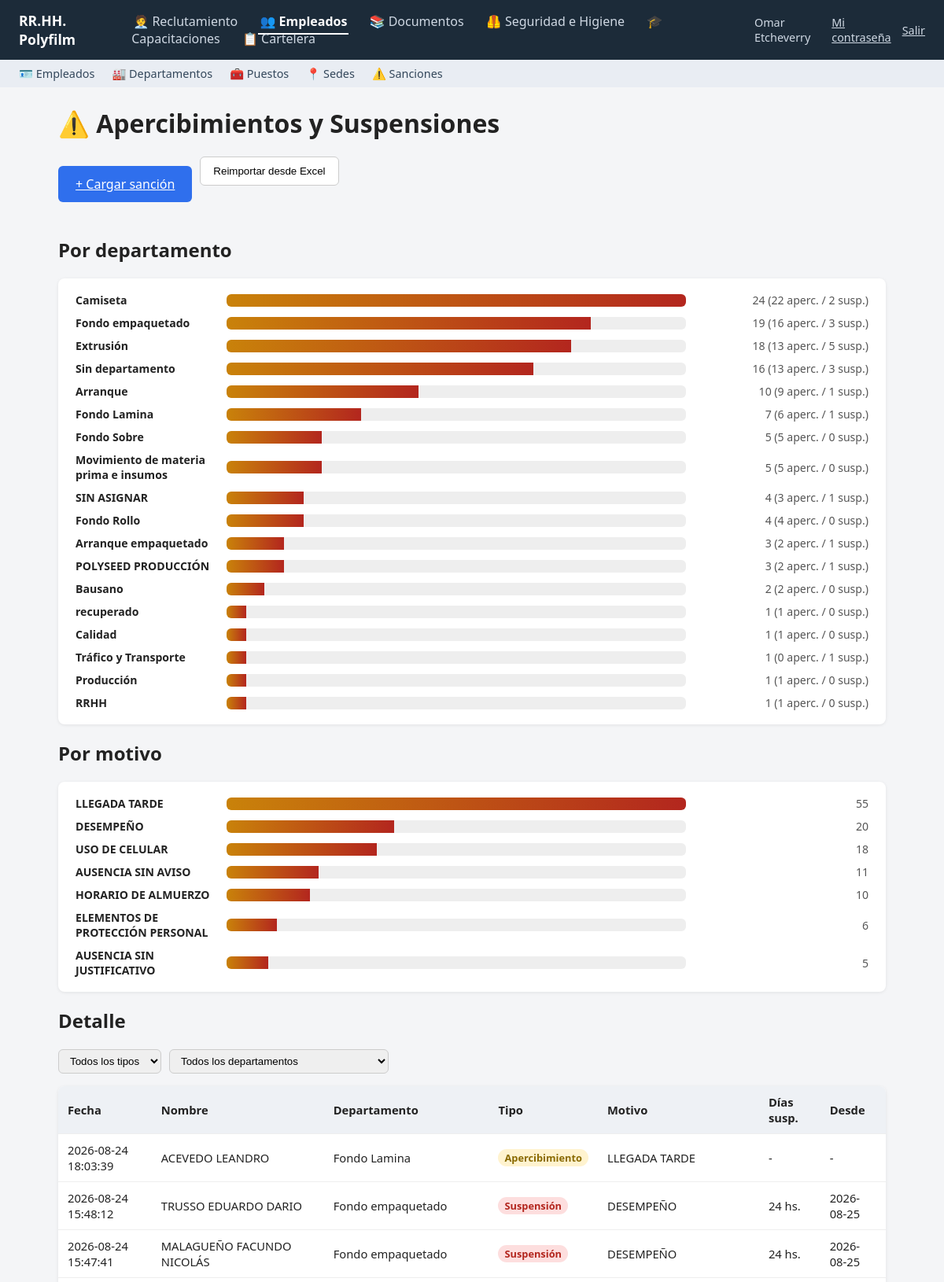
/empleados/sanciones (signed in, upper part), run on the app's committed database.
### tables this page shows
CREATE TABLE usuarios (
            id INTEGER PRIMARY KEY AUTOINCREMENT,
            nombre TEXT NOT NULL,
            usuario TEXT UNIQUE NOT NULL,
            password_hash TEXT NOT NULL,
            salt TEXT NOT NULL,
            es_admin INTEGER NOT NULL DEFAULT 0,
            activo INTEGER NOT NULL DEFAULT 1,
            fecha_creacion TEXT NOT NULL DEFAULT (datetime('now', 'localtime'))
        , email TEXT, debe_cambiar_password INTEGER NOT NULL DEFAULT 0);

CREATE TABLE departamentos (
            id INTEGER PRIMARY KEY AUTOINCREMENT,
            nombre TEXT UNIQUE NOT NULL,
            activo INTEGER NOT NULL DEFAULT 1
        );

CREATE TABLE sanciones (
            id INTEGER PRIMARY KEY AUTOINCREMENT,
            empleado_id INTEGER REFERENCES empleados(id),
            nombre_original TEXT NOT NULL,
            tipo TEXT NOT NULL,
            motivo TEXT,
            dias_suspension TEXT,
            fecha_desde TEXT,
            fecha_registro TEXT NOT NULL,
            fecha_carga TEXT NOT NULL DEFAULT (datetime('now', 'localtime')), tipo_id INTEGER REFERENCES tipos_sancion(id), motivo_id INTEGER REFERENCES motivos_sancion(id),
            UNIQUE(fecha_registro, nombre_original)
        );

### app.py (the view)
@app.route("/empleados/sanciones")
@requiere_item("item_sanciones")
def sanciones():
    conn = get_db()
    tipo = request.args.get("tipo", "").strip()
    departamento_id = request.args.get("departamento_id", type=int)
    dashboard = conn.execute(
        """SELECT d.nombre AS departamento, COALESCE(d.nombre, 'Sin departamento') AS departamento_nombre,
                  SUM(CASE WHEN s.tipo = 'Apercibimiento' THEN 1 ELSE 0 END) AS apercibimientos,
                  SUM(CASE WHEN s.tipo = 'Suspensión' THEN 1 ELSE 0 END) AS suspensiones,
                  COUNT(*) AS total
           FROM sanciones s
           LEFT JOIN empleados e ON e.id = s.empleado_id
           LEFT JOIN departamentos d ON d.id = e.departamento_id
           GROUP BY d.id
           ORDER BY total DESC"""
    ).fetchall()
    max_total = max((f["total"] for f in dashboard), default=1)
    dashboard_motivo = conn.execute(
        """SELECT COALESCE(motivo, 'Sin motivo') AS motivo, COUNT(*) AS total
           FROM sanciones
           GROUP BY motivo
           ORDER BY total DESC"""
    ).fetchall()
    max_total_motivo = max((f["total"] for f in dashboard_motivo), default=1)
    query = """
        SELECT s.*, e.id AS empleado_id_real, e.nombre AS empleado_nombre, d.nombre AS departamento_nombre
        FROM sanciones s
        LEFT JOIN empleados e ON e.id = s.empleado_id
        LEFT JOIN departamentos d ON d.id = e.departamento_id
        WHERE 1=1
    """
    params = []
    if tipo:
        query += " AND s.tipo = ?"
        params.append(tipo)
    if departamento_id:
        query += " AND e.departamento_id = ?"
        params.append(departamento_id)
    query += " ORDER BY s.fecha_registro DESC"
    lista = conn.execute(query, params).fetchall()
    departamentos_lista = conn.execute("SELECT * FROM departamentos ORDER BY nombre").fetchall()
    tipos = conn.execute("SELECT * FROM tipos_sancion ORDER BY nombre").fetchall()
    motivos = conn.execute("SELECT * FROM motivos_sancion ORDER BY nombre").fetchall()
    conn.close()
    return render_template(
        "sanciones.html", dashboard=dashboard, max_total=max_total,
        dashboard_motivo=dashboard_motivo, max_total_motivo=max_total_motivo,
        sanciones=lista, departamentos=departamentos_lista, tipo=tipo, departamento_id=departamento_id,
        tipos=tipos, motivos=motivos,
    )

### app.py (called while the page is built)
def _modulos_visibles(usuario):
    visibles = []
    for m in MODULOS:
        if m.get("solo_admin") and not (usuario and usuario["es_admin"]):
            continue
        if usuario and usuario["es_admin"]:
            opciones = m["opciones"]
        else:
            opciones = [op for op in m["opciones"] if tiene_permiso(usuario, op["cod"])]
        if m["opciones"] and not opciones:
            continue  # módulo con ítems pero ninguno habilitado para este usuario: no se muestra
        m2 = dict(m)
        m2["opciones"] = opciones
        visibles.append(m2)
    return visibles

@app.context_processor
def inject_nav():
    path = request.path
    modulo_actual = None
    for cod, prefijos in RUTAS_POR_MODULO.items():
        if any(path == p or path.startswith(p + "/") for p in prefijos):
            modulo_actual = cod
            break
    usuario = usuario_actual()
    return dict(modulos=_modulos_visibles(usuario), modulo_actual=modulo_actual, usuario=usuario)

@app.before_request
def exigir_login():
    if request.endpoint in ENDPOINTS_PUBLICOS or request.endpoint is None:
        return
    u = usuario_actual()
    if not u:
        return redirect(url_for("login", next=request.path))
    if u["debe_cambiar_password"] and request.endpoint not in ("cambiar_password", "logout"):
        flash("Tenés que elegir una contraseña propia antes de seguir.", "info")
        return redirect(url_for("cambiar_password"))

### auth.py (called while the page is built)
def usuario_actual():
    if "usuario" in g:
        return g.usuario
    uid = session.get("usuario_id")
    g.usuario = None
    if uid:
        conn = get_db()
        u = conn.execute("SELECT * FROM usuarios WHERE id = ? AND activo = 1", (uid,)).fetchone()
        conn.close()
        g.usuario = u
    return g.usuario

def permisos_usuario(usuario_id: int) -> set:
    conn = get_db()
    rows = conn.execute(
        "SELECT permiso_cod FROM usuario_permisos WHERE usuario_id = ?", (usuario_id,)
    ).fetchall()
    conn.close()
    return {r["permiso_cod"] for r in rows}

def tiene_permiso(usuario, cod: str) -> bool:
    if usuario is None:
        return False
    if usuario["es_admin"]:
        return True
    return cod in permisos_usuario(usuario["id"])

### db.py (called while the page is built)
def get_db():
    conn = sqlite3.connect(DB_PATH, timeout=30)
    conn.row_factory = sqlite3.Row
    conn.execute("PRAGMA foreign_keys = ON")
    return conn

### templates/sanciones.html (shortened to what this page needs)
{% extends "base.html" %}
{% block contenido %}
<h1>⚠️ Apercibimientos y Suspensiones</h1>
<div class="acciones-empleados">
  <a class="btn-principal" href="{{ url_for('sanciones_nueva') }}">+ Cargar sanción</a>
  <form method="post" action="{{ url_for('sanciones_importar') }}">
    <button type="submit">Reimportar desde Excel</button>
  </form>
</div>
<h2>Por departamento</h2>
<div class="dashboard-sanciones">
  {% for f in dashboard %}
  <div class="fila-dashboard">
    <span class="label-depto">{{ f.departamento_nombre }}</span>
    <div class="barra-fondo">
      <div class="barra-relleno" style="width: {{ (f.total / max_total * 100) | round(1) }}%;"></div>
    </div>
    <span class="total-depto">{{ f.total }} ({{ f.apercibimientos }} aperc. / {{ f.suspensiones }} susp.)</span>
  </div>
  {% else %}
  <p>No hay sanciones cargadas todavía.</p>
  {% endfor %}
</div>
<h2>Por motivo</h2>
<div class="dashboard-sanciones">
  {% for f in dashboard_motivo %}
  <div class="fila-dashboard">
    <span class="label-depto">{{ f.motivo }}</span>
    <div class="barra-fondo">
      <div class="barra-relleno" style="width: {{ (f.total / max_total_motivo * 100) | round(1) }}%;"></div>
    </div>
    <span class="total-depto">{{ f.total }}</span>
  </div>
  {% else %}
  <p>No hay sanciones cargadas todavía.</p>
  {% endfor %}
</div>
<h2>Detalle</h2>
<form method="get" class="filtros">
  <select name="tipo" onchange="this.form.submit()">
    <option value="">Todos los tipos</option>
  </select>
  <select name="departamento_id" onchange="this.form.submit()">
    <option value="">Todos los departamentos</option>
  </select>
</form>
<table>
  <thead>
    <tr><th>Fecha</th><th>Nombre</th><th>Departamento</th><th>Tipo</th><th>Motivo</th><th>Días susp.</th><th>Desde</th></tr>
  </thead>
  <tbody>
    {% for s in sanciones %}
    <tr {% if s.empleado_id_real %}onclick="window.location='{{ url_for('empleado_detalle', eid=s.empleado_id_real) }}'" class="fila-click"{% endif %}>
      <td>{{ s.fecha_registro }}</td>
      <td>{{ s.nombre_original }}{% if not s.empleado_id_real %} <span class="nota">(sin match)</span>{% endif %}</td>
      <td>{{ s.departamento_nombre or '-' }}</td>
      <td><span class="badge {{ 'estado-desechado' if s.tipo == 'Suspensión' else 'estado-preocupacional' }}">{{ s.tipo }}</span></td>
      <td>{{ s.motivo or '-' }}</td>
      <td>{{ s.dias_suspension or '-' }}</td>
      <td>{{ s.fecha_desde or '-' }}</td>
    </tr>
    {% else %}
    <tr><td colspan="7">No hay registros que coincidan.</td></tr>
    {% endfor %}
  </tbody>
</table>
{% endblock %}

### templates/base.html (shortened to what this page needs)
<!doctype html>
<html lang="es">
<head>
<link rel="stylesheet" href="{{ url_for('static', filename='style.css') }}">
</head>
<body>
<header>
  <a href="{{ url_for('index') }}" class="logo">RR.HH. Polyfilm</a>
  <nav>
    {% for m in modulos %}
    <a href="{{ m.href }}" class="{{ 'activo' if modulo_actual == m.cod else '' }}">{{ m.icono }} {{ m.nombre }}</a>
    {% endfor %}
  </nav>
  {% if usuario %}
  <div class="header-usuario">
    <span>{{ usuario.nombre }}</span>
    <a href="{{ url_for('cambiar_password') }}">Mi contraseña</a>
    <a href="{{ url_for('logout') }}">Salir</a>
  </div>
  {% endif %}
</header>
{% if modulo_actual %}
{% set modulo = modulos | selectattr('cod', 'equalto', modulo_actual) | first %}
{% if modulo.opciones %}
<div class="submenu">
  {% for op in modulo.opciones %}
  <a href="{{ op.href }}">{{ op.icono }} {{ op.label }}</a>
  {% endfor %}
</div>
{% endif %}
{% endif %}
<main>
  {% block contenido %}{% endblock %}
</main>
</body>
</html>

### static/style.css (style rules this page uses)
* { box-sizing: border-box; }
body { font-family: "Segoe UI", Arial, sans-serif; margin: 0; background: #f4f5f7; color: #222; }
header { background: #1c2b39; color: #fff; padding: 14px 24px; display: flex; align-items: center; gap: 32px; }
header .logo { color: #fff; font-weight: 700; font-size: 1.1rem; text-decoration: none; }
header nav a { color: #cfd8e3; text-decoration: none; margin-right: 20px; padding: 4px 2px; border-bottom: 2px solid transparent; }
header nav a.activo { color: #fff; border-bottom-color: #fff; font-weight: 600; }
.submenu { background: #e9edf3; padding: 8px 24px; display: flex; gap: 22px; }
.submenu a { color: #33475b; text-decoration: none; font-size: 0.9rem; }
main { padding: 24px; max-width: 1100px; margin: 0 auto; }
h1 { margin-top: 0; }
.btn-principal { background: #2f6fed; color: #fff; border: none; padding: 12px 22px; border-radius: 6px; font-size: 1rem; cursor: pointer; margin: 12px 0 24px; }
table { width: 100%; border-collapse: collapse; background: #fff; border-radius: 8px; overflow: hidden; box-shadow: 0 1px 4px rgba(0,0,0,0.08); }
th, td { text-align: left; padding: 10px 12px; border-bottom: 1px solid #eee; font-size: 0.92rem; }
th { background: #eef1f5; }
.fila-click { cursor: pointer; }
.badge { background: #e5ecff; color: #2f4fed; padding: 2px 8px; border-radius: 12px; font-size: 0.8rem; font-weight: 600; display: inline-block; }
.estado-preocupacional { background: #fff3cf; color: #8a6a00; }
.estado-desechado { background: #fddede; color: #b3261e; }
.filtros { margin-bottom: 16px; display: flex; gap: 10px; }
.filtros select { padding: 6px 10px; border-radius: 6px; border: 1px solid #ccc; }
.header-usuario { margin-left: auto; color: #cfd8e3; display: flex; align-items: center; gap: 14px; font-size: 0.9rem; }
.header-usuario a { color: #cfd8e3; }
.acciones-empleados { display: flex; gap: 10px; margin-bottom: 16px; }
.acciones-empleados button { padding: 10px 16px; border-radius: 6px; border: 1px solid #ccc; background: #fff; cursor: pointer; }
.dashboard-sanciones { background: #fff; padding: 18px 22px; border-radius: 8px; box-shadow: 0 1px 4px rgba(0,0,0,0.08); margin-bottom: 20px; display: flex; flex-direction: column; gap: 10px; }
.fila-dashboard { display: grid; grid-template-columns: 180px 1fr 220px; align-items: center; gap: 12px; font-size: 0.88rem; }
.label-depto { font-weight: 600; }
.barra-fondo { background: #eee; border-radius: 6px; height: 16px; overflow: hidden; }
.barra-relleno { background: linear-gradient(90deg, #c9820a, #b3261e); height: 100%; }
.total-depto { color: #555; text-align: right; }

### data on the page
usuarios: nombre "Omar Etcheverry"
departamentos: departamento_nombre "Camiseta", {{ (f.total / max_total * 100) | round(1) }} 100.0 (drawn), total "24", apercibimientos "22", suspensiones "2"
departamentos: departamento_nombre "Fondo empaquetado", {{ (f.total / max_total * 100) | round(1) }} 79.2 (drawn), total "19", apercibimientos "16", suspensiones "3"
departamentos: departamento_nombre "Extrusión", {{ (f.total / max_total * 100) | round(1) }} 75.0 (drawn), total "18", apercibimientos "13", suspensiones "5"
departamentos: departamento_nombre "Arranque", {{ (f.total / max_total * 100) | round(1) }} 41.7 (drawn), total "10", apercibimientos "9", suspensiones "1"
departamentos: departamento_nombre "Fondo Lamina", {{ (f.total / max_total * 100) | round(1) }} 29.2 (drawn), total "7", apercibimientos "6", suspensiones "1"
departamentos: departamento_nombre "Fondo Sobre", {{ (f.total / max_total * 100) | round(1) }} 20.8 (drawn), total "5", apercibimientos "5", suspensiones "0"
departamentos: departamento_nombre "Movimiento de materia prima e insumos", {{ (f.total / max_total * 100) | round(1) }} 20.8 (drawn), total "5", apercibimientos "5", suspensiones "0"
departamentos: departamento_nombre "SIN ASIGNAR", {{ (f.total / max_total * 100) | round(1) }} 16.7 (drawn), total "4", apercibimientos "3", suspensiones "1"
departamentos: departamento_nombre "Fondo Rollo", {{ (f.total / max_total * 100) | round(1) }} 16.7 (drawn), total "4", apercibimientos "4", suspensiones "0"
departamentos: departamento_nombre "Arranque empaquetado", {{ (f.total / max_total * 100) | round(1) }} 12.5 (drawn), total "3", apercibimientos "2", suspensiones "1"
departamentos: departamento_nombre "POLYSEED PRODUCCIÓN", {{ (f.total / max_total * 100) | round(1) }} 12.5 (drawn), total "3", apercibimientos "2", suspensiones "1"
departamentos: departamento_nombre "Bausano", {{ (f.total / max_total * 100) | round(1) }} 8.3 (drawn), total "2", apercibimientos "2", suspensiones "0"
departamentos: departamento_nombre "recuperado", {{ (f.total / max_total * 100) | round(1) }} 4.2 (drawn), total "1", apercibimientos "1", suspensiones "0"
departamentos: departamento_nombre "Calidad", {{ (f.total / max_total * 100) | round(1) }} 4.2 (drawn), total "1", apercibimientos "1", suspensiones "0"
departamentos: departamento_nombre "Tráfico y Transporte", {{ (f.total / max_total * 100) | round(1) }} 4.2 (drawn), total "1", apercibimientos "0", suspensiones "1"
departamentos: departamento_nombre "Producción", {{ (f.total / max_total * 100) | round(1) }} 4.2 (drawn), total "1", apercibimientos "1", suspensiones "0"
departamentos: departamento_nombre "RRHH", {{ (f.total / max_total * 100) | round(1) }} 4.2 (drawn), total "1", apercibimientos "1", suspensiones "0"
sanciones: fecha_registro "2026-08-24 18:03:39", nombre_original "ACEVEDO LEANDRO", nombre "Fondo Lamina", tipo "Apercibimiento", motivo "LLEGADA TARDE", dias_suspension "-", fecha_desde "-"
sanciones: fecha_registro "2026-08-24 15:48:12", nombre_original "TRUSSO EDUARDO DARIO", nombre "Fondo empaquetado", tipo "Suspensión", motivo "DESEMPEÑO", dias_suspension "24 hs.", fecha_desde "2026-08-25"
sanciones: fecha_registro "2026-08-24 15:47:41", nombre_original "MALAGUEÑO FACUNDO NICOLÁS", nombre "Fondo empaquetado", tipo "Suspensión", motivo "DESEMPEÑO", dias_suspension "24 hs.", fecha_desde "2026-08-25"

### other printed values
{{ m.icono }} "🧑‍💼" "👥" "📚" "🦺" "🎓" "📋"
{{ m.nombre }} "Reclutamiento" "Empleados" "Documentos" "Seguridad e Higiene" "Capacitaciones" "Cartelera"
{{ op.icono }} "🪪" "🏭" "🧰" "📍" "⚠️"
{{ op.label }} "Empleados" "Departamentos" "Puestos" "Sedes" "Sanciones"
{{ f.departamento_nombre }} "Sin departamento"
{{ f.total }} "16"
{{ f.apercibimientos }} "13"
{{ f.suspensiones }} "3"
{{ f.motivo }} "LLEGADA TARDE" "DESEMPEÑO" "USO DE CELULAR" "AUSENCIA SIN AVISO" "HORARIO DE ALMUERZO" "ELEMENTOS DE PROTECCIÓN PERSONAL" "AUSENCIA SIN JUSTIFICATIVO"
{{ f.total }} "55" "20" "18" "11" "10" "6" "5"
